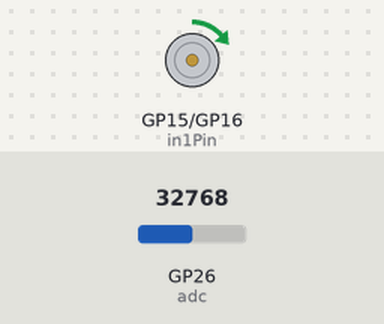
A program run on a simulated Raspberry Pi Pico running MicroPython. Shown: motor-driver pin pairs drawn as motors (green arrow = first pin HIGH = forward, orange = second pin HIGH = backward, longer = more drive, scaled by the enable pin). Inputs (shaded band) come from the test bench; at power-on: GP26 (adc) = 32768 (analog values on the 0–65535 scale).

Above: at 1.2 s.
1.3 s: GP26 (adc) set to 45874
At 2.2 s:
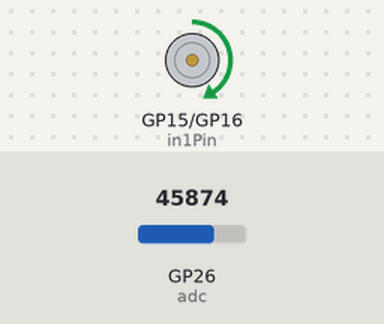
2.8 s: GP26 (adc) set to 57670
At 4.0 s:
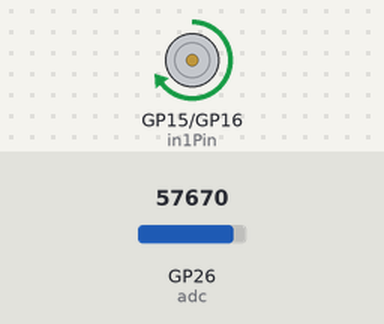
4.3 s: GP26 (adc) set to 32767
At 5.4 s:
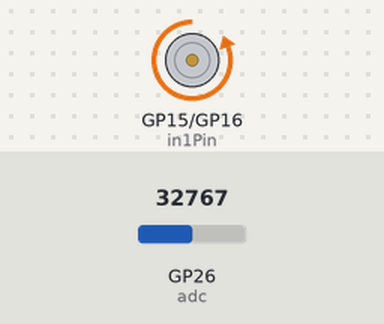
5.8 s: GP26 (adc) set to 19660
At 6.6 s:
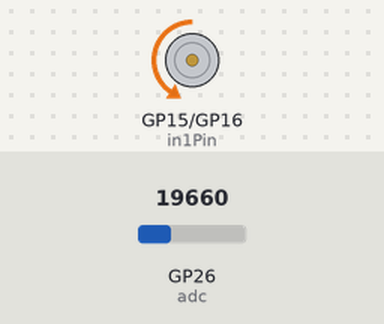
7.3 s: GP26 (adc) set to 0
At 7.8 s:
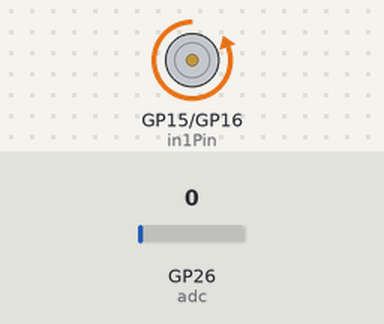
Timing chart, 0 to 9.8 s (numbered marks = the images above; inputs shaded):
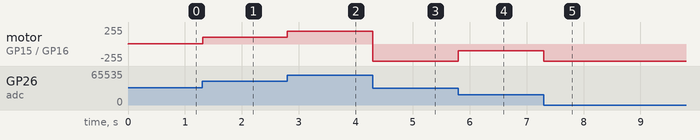

The program:

18.1_Motor_And_Driver.py
```python
from machine import ADC, Pin, PWM
import time
import math

in1Pin = Pin(15, Pin.OUT)
in2Pin = Pin(16, Pin.OUT)
pwm = PWM(Pin(17)) #enable(GP17)
pwm.freq(1000)
pwm.duty_u16(512)
adc = ADC(26)

def driveMotor(dir, spd):
    if dir:
        in1Pin.value(1)
        in2Pin.value(0)
    else :
        in1Pin.value(0)
        in2Pin.value(1)
    pwm.duty_u16(spd)

try:
    while True:
        potenVal = adc.read_u16()
        rotationSpeed = potenVal - 32767
        if (potenVal > 32767):
            rotationDir = 1;
        else:
            rotationDir = 0;
        rotationSpeed = int(math.fabs((potenVal-32767) * 2) - 1)
        driveMotor(rotationDir,rotationSpeed)
        time.sleep_ms(10)
except:
    pwm.deinit()
```

Measured:
- after the input at 1.3 s, motor on GP15 (in1Pin) / GP16 (in2Pin): forward 1/255 → forward 102/255 at once
- after the input at 2.8 s, motor on GP15 (in1Pin) / GP16 (in2Pin): forward 102/255 → forward 194/255 at once
- after the input at 4.3 s, motor on GP15 (in1Pin) / GP16 (in2Pin): forward 194/255 → backward 255/255 at once
- after the input at 5.8 s, motor on GP15 (in1Pin) / GP16 (in2Pin): backward 255/255 → backward 102/255 at once
- after the input at 7.3 s, motor on GP15 (in1Pin) / GP16 (in2Pin): backward 102/255 → backward 255/255 at once
